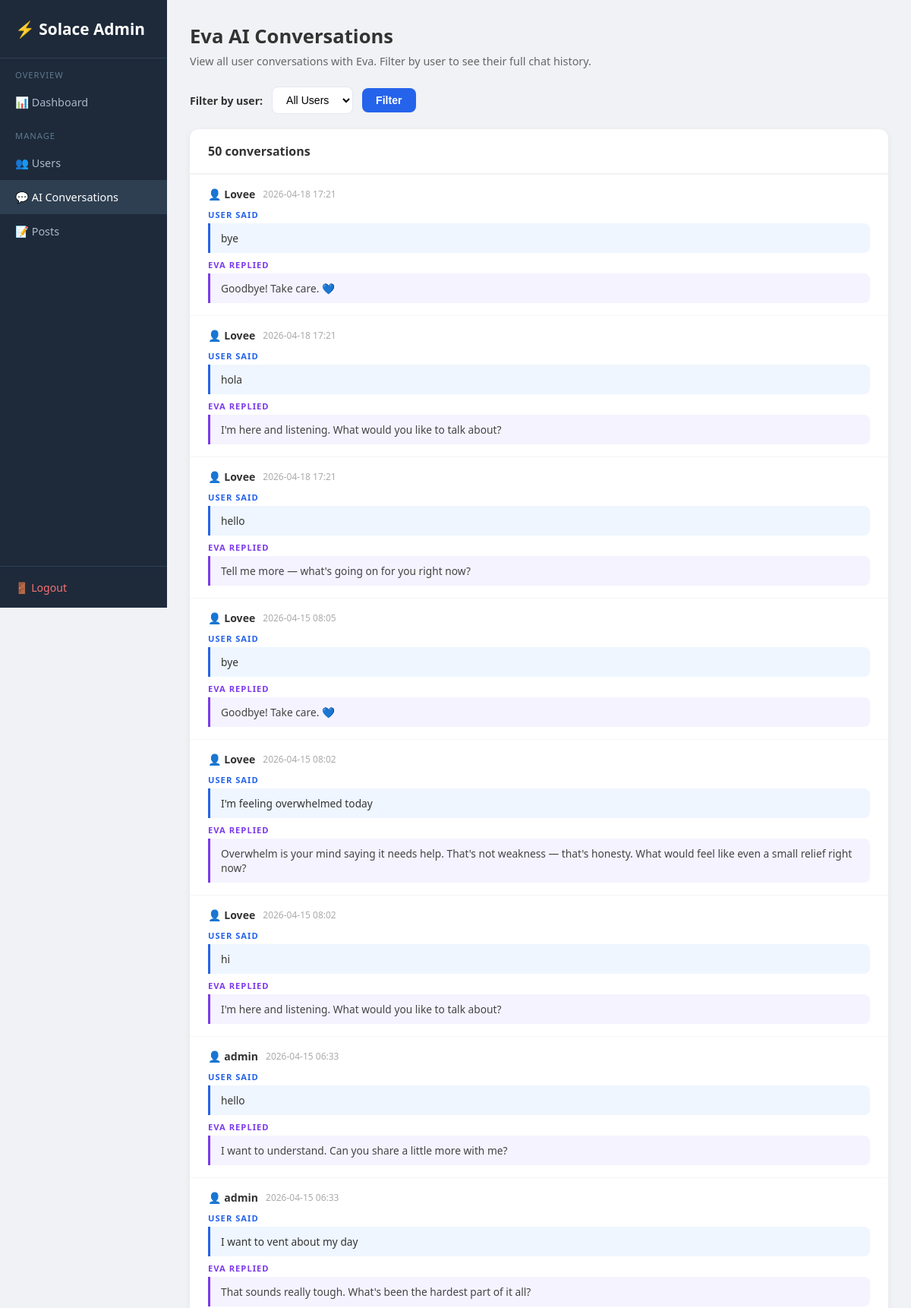
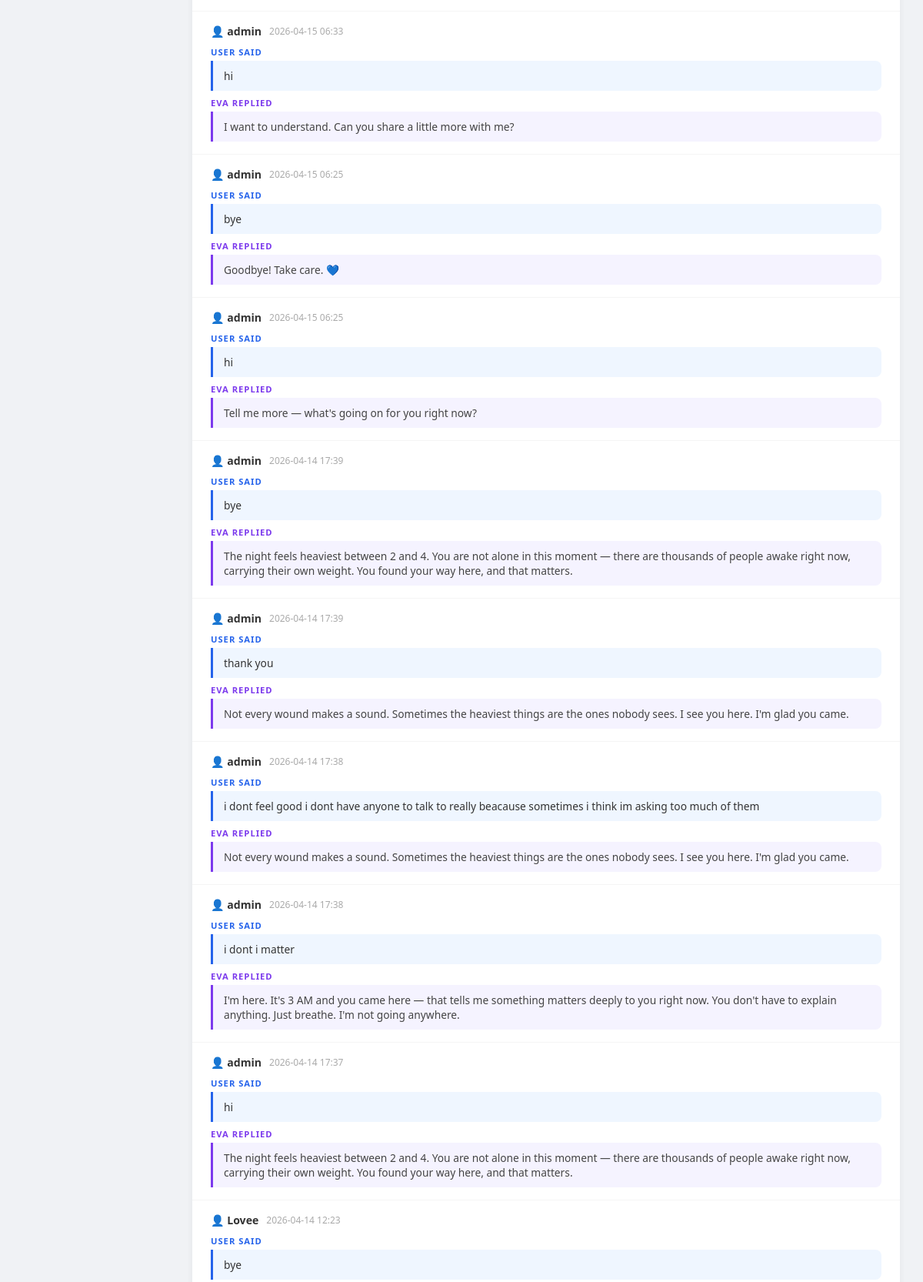
Screenshot of /admin/chats (signed in, upper part) with the database file from the repository (2 pictures, top to bottom).
### tables this page shows
CREATE TABLE chat_history (
                id           INTEGER PRIMARY KEY AUTOINCREMENT,
                session_id   TEXT,
                user_id      INTEGER REFERENCES users(id),
                user_message TEXT,
                ai_response  TEXT,
                timestamp    DATETIME DEFAULT CURRENT_TIMESTAMP
            );

CREATE TABLE users (
                id         INTEGER PRIMARY KEY AUTOINCREMENT,
                username   TEXT UNIQUE NOT NULL,
                email      TEXT NOT NULL,
                password   TEXT NOT NULL,
                is_admin   INTEGER DEFAULT 0,
                created_at DATETIME DEFAULT CURRENT_TIMESTAMP
            , gender TEXT DEFAULT '', age INTEGER DEFAULT 0, age_group TEXT DEFAULT '', dob TEXT DEFAULT '');

### app.py (the view)
@app.route("/admin/chats")
@admin_required
def admin_chats() -> Any:
    uid_filter = request.args.get("user_id", "")
    with get_db() as conn:
        users = conn.execute(
            "SELECT id, username FROM users WHERE is_admin=0 ORDER BY username"
        ).fetchall()
        if uid_filter:
            chats = conn.execute("""
                SELECT ch.id, u.username, ch.user_message, ch.ai_response,
                       ch.session_id, ch.timestamp
                FROM chat_history ch JOIN users u ON ch.user_id=u.id
                WHERE ch.user_id=?
                ORDER BY ch.timestamp DESC
            """, (uid_filter,)).fetchall()
        else:
            chats = conn.execute("""
                SELECT ch.id, u.username, ch.user_message, ch.ai_response,
                       ch.session_id, ch.timestamp
                FROM chat_history ch JOIN users u ON ch.user_id=u.id
                ORDER BY ch.timestamp DESC LIMIT 50
            """).fetchall()
    return render_template(
        "admin/chats.html",
        chats=chats, users=users,
        selected_user=uid_filter,
    )

### app.py (called while the page is built)
def get_db() -> sqlite3.Connection:
    db_path = os.path.join(os.path.dirname(os.path.abspath(__file__)), "database.db")
    conn = sqlite3.connect(db_path)
    conn.row_factory = sqlite3.Row
    return conn

def admin_required(f: Any) -> Any:
    @wraps(f)
    def dec(*args: Any, **kwargs: Any) -> Any:
        if "user_id" not in session or not session.get("is_admin"):
            flash("Admin access required.")
            return redirect(url_for("login_page"))
        return f(*args, **kwargs)
    return dec

### templates/admin/Chats.html (shortened to what this page needs)
<!DOCTYPE html>
<html lang="en">
<head>
</head>
<body>
<div class="sidebar">
  <div class="logo">⚡ Solace Admin</div>
  <nav>
    <div class="sl">Overview</div>
    <a href="/admin">📊 Dashboard</a>
    <div class="sl">Manage</div>
    <a href="/admin/users">👥 Users</a>
    <a href="/admin/chats" class="active">💬 AI Conversations</a>
    <a href="/admin/posts">📝 Posts</a>
  </nav>
  <div class="bot"><a href="/logout">🚪 Logout</a></div>
</div>
<div class="main">
  <div class="page-title">Eva AI Conversations</div>
  <div class="page-sub">View all user conversations with Eva. Filter by user to see their full chat history.</div>
  <form method="GET" action="/admin/chats" class="filter-bar">
    <label style="font-weight:600;font-size:0.88rem">Filter by user:</label>
    <select name="user_id">
      <option value="">All Users</option>
    </select>
    <button type="submit">Filter</button>
  </form>
  <div class="card">
    <div class="card-header">{{ chats|length }} conversation{% if chats|length != 1 %}s{% endif %}
    </div>
    {% if chats %}
      {% for c in chats %}
      <div class="chat-row">
        <div class="chat-meta">
          <span class="chat-user">👤 {{ c.username }}</span>
          <span class="chat-time">{{ (c.timestamp or '')[:16] }}</span>
        </div>
        <div class="msg-label u">User said</div>
        <div class="msg-user">{{ c.user_message }}</div>
        <div class="msg-label e">Eva replied</div>
        <div class="msg-eva">{{ c.ai_response }}</div>
      </div>
      {% endfor %}
    {% else %}
      <div class="empty">No conversations found.</div>
    {% endif %}
  </div>
</div>
</body>
</html>

### templates/admin/Chats.html (style rules this page uses)
* { box-sizing:border-box;margin:0;padding:0; }
body { font-family:'Segoe UI',sans-serif;background:#f0f2f5;color:#333; }
.sidebar { width:220px;position:fixed;top:0;left:0;height:100vh;background:#1e2a3a;display:flex;flex-direction:column; }
.sidebar .logo { padding:24px 20px;font-size:1.3rem;font-weight:700;color:#fff;border-bottom:1px solid #2e3f52; }
.sidebar nav a { display:block;padding:13px 20px;color:#aab8c8;text-decoration:none;font-size:0.9rem; }
.sidebar nav a:hover,.sidebar nav a.active { background:#2e3f52;color:#fff; }
.sidebar nav .sl { padding:14px 20px 6px;font-size:0.7rem;text-transform:uppercase;letter-spacing:1px;color:#5f7a90; }
.sidebar .bot { margin-top:auto;padding:16px 20px;border-top:1px solid #2e3f52; }
.sidebar .bot a { color:#f87171;text-decoration:none;font-size:0.88rem; }
.main { margin-left:220px;padding:30px; }
.page-title { font-size:1.6rem;font-weight:700;margin-bottom:6px; }
.page-sub { color:#666;font-size:0.9rem;margin-bottom:24px; }
.filter-bar { display:flex;align-items:center;gap:12px;margin-bottom:20px; }
.filter-bar select { padding:8px 14px;border:1.5px solid #e2e8f0;border-radius:8px;font-size:0.88rem;background:white; }
.filter-bar button { padding:8px 18px;background:#2563eb;color:white;border:none;border-radius:8px;font-weight:600;cursor:pointer;font-size:0.88rem; }
.card { background:#fff;border-radius:12px;box-shadow:0 2px 8px rgba(0,0,0,.06);overflow:hidden; }
.card-header { padding:18px 24px;font-weight:600;border-bottom:1px solid #f0f0f0; }
.chat-row { padding:16px 24px;border-top:1px solid #f5f5f5; }
.chat-meta { display:flex;align-items:center;gap:10px;margin-bottom:10px; }
.chat-user { font-weight:700;font-size:0.88rem; }
.chat-time { font-size:0.75rem;color:#aaa; }
.msg-user { background:#EFF6FF;border-left:3px solid #2563eb;padding:10px 14px;border-radius:0 8px 8px 0;font-size:0.86rem;margin-bottom:8px; }
.msg-eva { background:#F5F3FF;border-left:3px solid #7c3aed;padding:10px 14px;border-radius:0 8px 8px 0;font-size:0.86rem;color:#444; }
.msg-label { font-size:0.7rem;font-weight:700;text-transform:uppercase;letter-spacing:1px;margin-bottom:4px; }
.msg-label.u { color:#2563eb; }
.msg-label.e { color:#7c3aed; }

### rows the page displays
chat_history: username "Lovee", timestamp "2026-04-18 17:21", user_message "bye", ai_response "Goodbye! Take care. 💙"
chat_history: username "Lovee", timestamp "2026-04-18 17:21", user_message "hola", ai_response "I'm here and listening. What would you like to talk about?"
chat_history: username "Lovee", timestamp "2026-04-18 17:21", user_message "hello", ai_response "Tell me more — what's going on for you right now?"
chat_history: username "Lovee", timestamp "2026-04-15 08:05", user_message "bye", ai_response "Goodbye! Take care. 💙"
chat_history: username "Lovee", timestamp "2026-04-15 08:02", user_message "I'm feeling overwhelmed today", ai_response "Overwhelm is your mind saying it needs help. That's not weakness — that's honesty. What would feel like even a small relief right now?"
chat_history: username "Lovee", timestamp "2026-04-15 08:02", user_message "hi", ai_response "I'm here and listening. What would you like to talk about?"
chat_history: username "admin", timestamp "2026-04-15 06:33", user_message "hello", ai_response "I want to understand. Can you share a little more with me?"
chat_history: username "admin", timestamp "2026-04-15 06:33", user_message "I want to vent about my day", ai_response "That sounds really tough. What's been the hardest part of it all?"
chat_history: username "admin", timestamp "2026-04-15 06:33", user_message "hi", ai_response "I want to understand. Can you share a little more with me?"
chat_history: username "admin", timestamp "2026-04-15 06:25", user_message "bye", ai_response "Goodbye! Take care. 💙"
chat_history: username "admin", timestamp "2026-04-15 06:25", user_message "hi", ai_response "Tell me more — what's going on for you right now?"
chat_history: username "admin", timestamp "2026-04-14 17:39", user_message "bye", ai_response "The night feels heaviest between 2 and 4. You are not alone in this moment — there are thousands of people awake right now, carrying their own weight. You found your way here, and that matters."
chat_history: username "admin", timestamp "2026-04-14 17:39", user_message "thank you", ai_response "Not every wound makes a sound. Sometimes the heaviest things are the ones nobody sees. I see you here. I'm glad you came."
chat_history: username "admin", timestamp "2026-04-14 17:38", user_message "i dont feel good i dont have anyone to talk to really beacause sometimes i think im asking too much of them", ai_response "Not every wound makes a sound. Sometimes the heaviest things are the ones nobody sees. I see you here. I'm glad you came."
chat_history: username "admin", timestamp "2026-04-14 17:38", user_message "i dont i matter", ai_response "I'm here. It's 3 AM and you came here — that tells me something matters deeply to you right now. You don't have to explain anything. Just breathe. I'm not going anywhere."
chat_history: username "admin", timestamp "2026-04-14 17:37", user_message "hi", ai_response "The night feels heaviest between 2 and 4. You are not alone in this moment — there are thousands of people awake right now, carrying their own weight. You found your way here, and that matters."
chat_history: username "Lovee", timestamp "2026-04-14 12:23", user_message "bye"

### other values shown
{{ chats|length }} "50"
